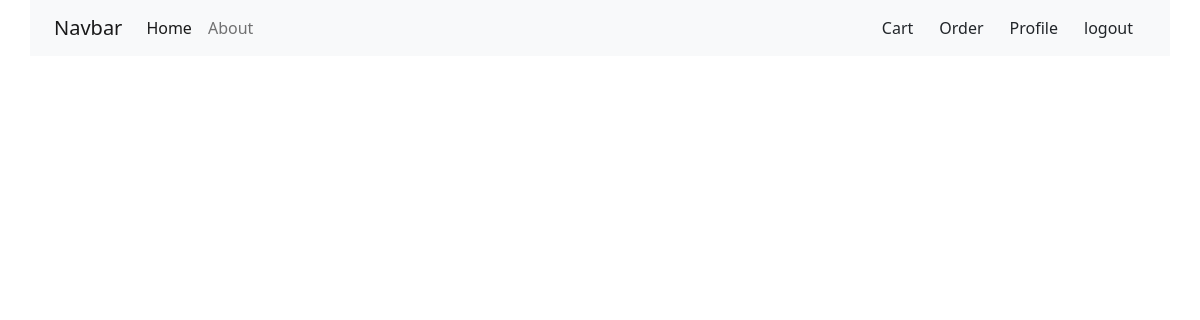
The page /order/ (signed in) on the database as committed earlier.
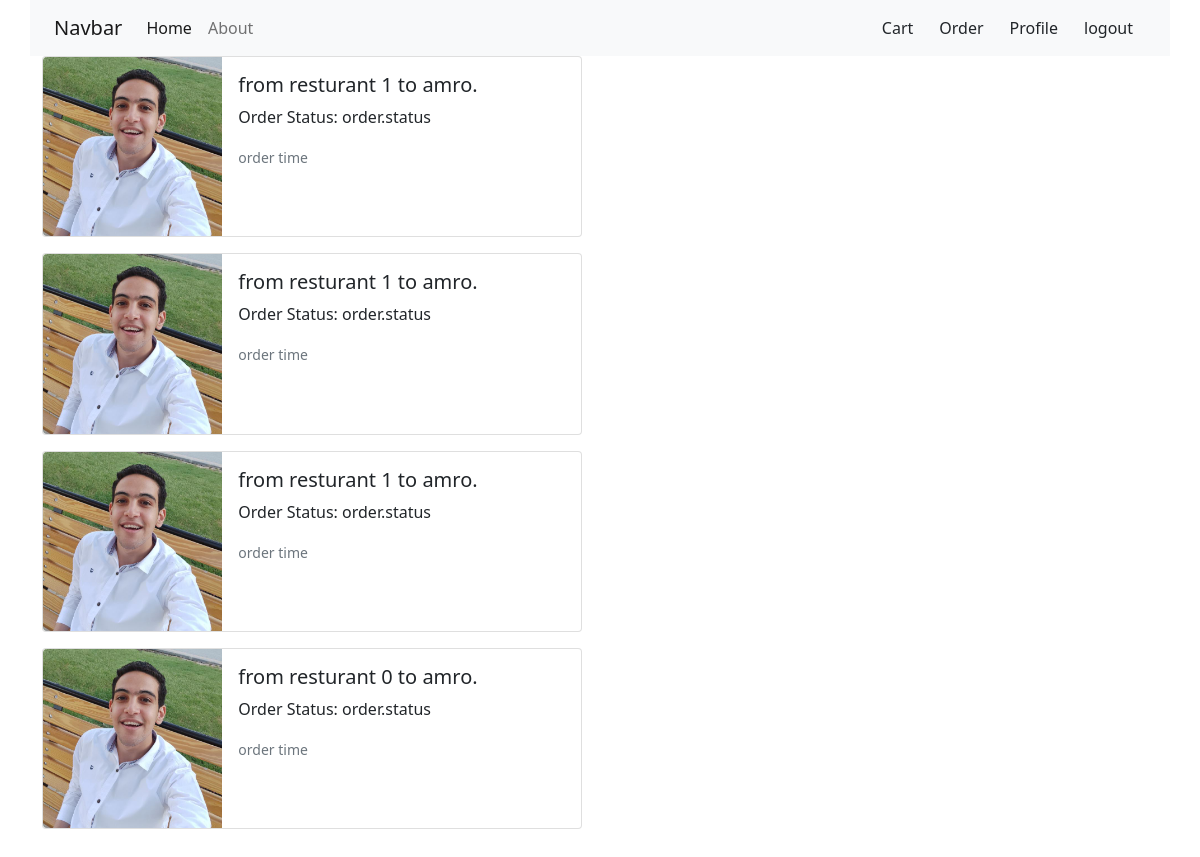
The same page on the database as committed later.
### resturant/models.py (models this page shows)
class Order(models.Model):
	user = models.ForeignKey(User, on_delete=models.CASCADE)
	resturant = models.ForeignKey(Resturant, on_delete=models.CASCADE)
	def __str__(self):
		return f"from {self.resturant} to {self.user}."

class Resturant(models.Model):
	name = models.CharField(max_length=100)
	image = models.ImageField(default='default.jpg', upload_to='rest_imgs')
	address = models.TextField()
	opened = models.BooleanField(default=True)
	rate = models.IntegerField(default=3)
	min_charge = models.IntegerField(default=5)
	deliver = models.IntegerField(default=30)
	def __str__(self):
		return self.name

### resturant/views.py (the view)
# urls.py: path('order/',resturant_views.OrderListView.as_view(), name='order'),
class OrderListView(ListView):
	model = Order
	template_name = 'resturant/order.html'
	context_object_name = 'orders'
	def get_queryset(self):
		user = self.request.user
		return Order.objects.filter(user=user)

### resturant/templates/resturant/order.html (shortened to what this page needs)
{% extends "resturant/base.html" %}
{% load crispy_forms_tags %}
{% block content %}
	{% for order in orders %}
		<div class="card mb-3" style="max-width: 540px;">
			<div class="row g-0">
				<div class="col-md-4">
				  <a href="{% url 'order-detail' order.id %}"><img src="{{ order.resturant.image.url }}" class="img-fluid rounded-start" alt="..."></a>
				</div>
				<div class="col-md-8">
				  <div class="card-body">
				    <h5 class="card-title">{{ order }}</h5>
				    <p class="card-text">Order Status: order.status</p>
				    <p class="card-text"><small class="text-muted">order time</small></p>
				  </div>
				</div>
			</div>
		</div>
	{% endfor %}
{% endblock content %}

### resturant/templates/resturant/base.html (shortened to what this page needs)
{% load static %}
<!DOCTYPE html>
<html>
<head>
    <link href="https://cdn.jsdelivr.net/npm/bootstrap@5.1.3/dist/css/bootstrap.min.css" rel="stylesheet">
    <link rel="stylesheet" href="https://ajax.googleapis.com/ajax/libs/jquerymobile/1.4.5/jquery.mobile.min.css">
</head>
<body>
	<nav class="navbar navbar-expand-lg navbar-light bg-light container">
	  <div class="container-fluid">
	    <a class="navbar-brand" href="{% url 'menu-home' %}">Navbar</a>
	    <div class="collapse navbar-collapse" id="navbarSupportedContent">
	      <ul class="navbar-nav me-auto mb-2 mb-lg-0">
	        <li class="nav-item">
	          <a class="nav-link active" aria-current="page" href="{% url 'menu-home' %}">Home</a>
	        </li>
	        <li class="nav-item">
	          <a class="nav-link" href="{% url 'about' %}">About</a>
	        </li>
	      </ul>
	      <div class="d-flex">
	      	{% if user.is_authenticated %}
            <a href="{% url 'cart' %}" class="btn">Cart</a>
             <a href="{% url 'order' %}" class="btn">Order</a>
            <a href="{% url 'profile' %}" class="btn">Profile</a>
	      		<a href="{% url 'logout' %}" class="btn">logout</a>
	      	{% else %}
		        <a href="{% url 'login' %}" class="btn">login</a>
		        <a href="{% url 'register' %}" class="btn">register</a>
	      	{% endif %}
	      </div>
	    </div>
	  </div>
	</nav>
	<main role="main" class="container">
      <div class="row">
        <div class="col-md-12">
          {% block content %}{% endblock %}
        </div>
      </div>
    </main>
</body>
</html>

Rows that differ between the two databases and show on the page:
added Order: resturant.image (placeholder picture), resturant+user "from resturant 1 to amro."
added Order: resturant.image (placeholder picture), resturant+user "from resturant 1 to amro."
added Order: resturant.image (placeholder picture), resturant+user "from resturant 1 to amro."
added Order: resturant.image (placeholder picture), resturant+user "from resturant 0 to amro."
